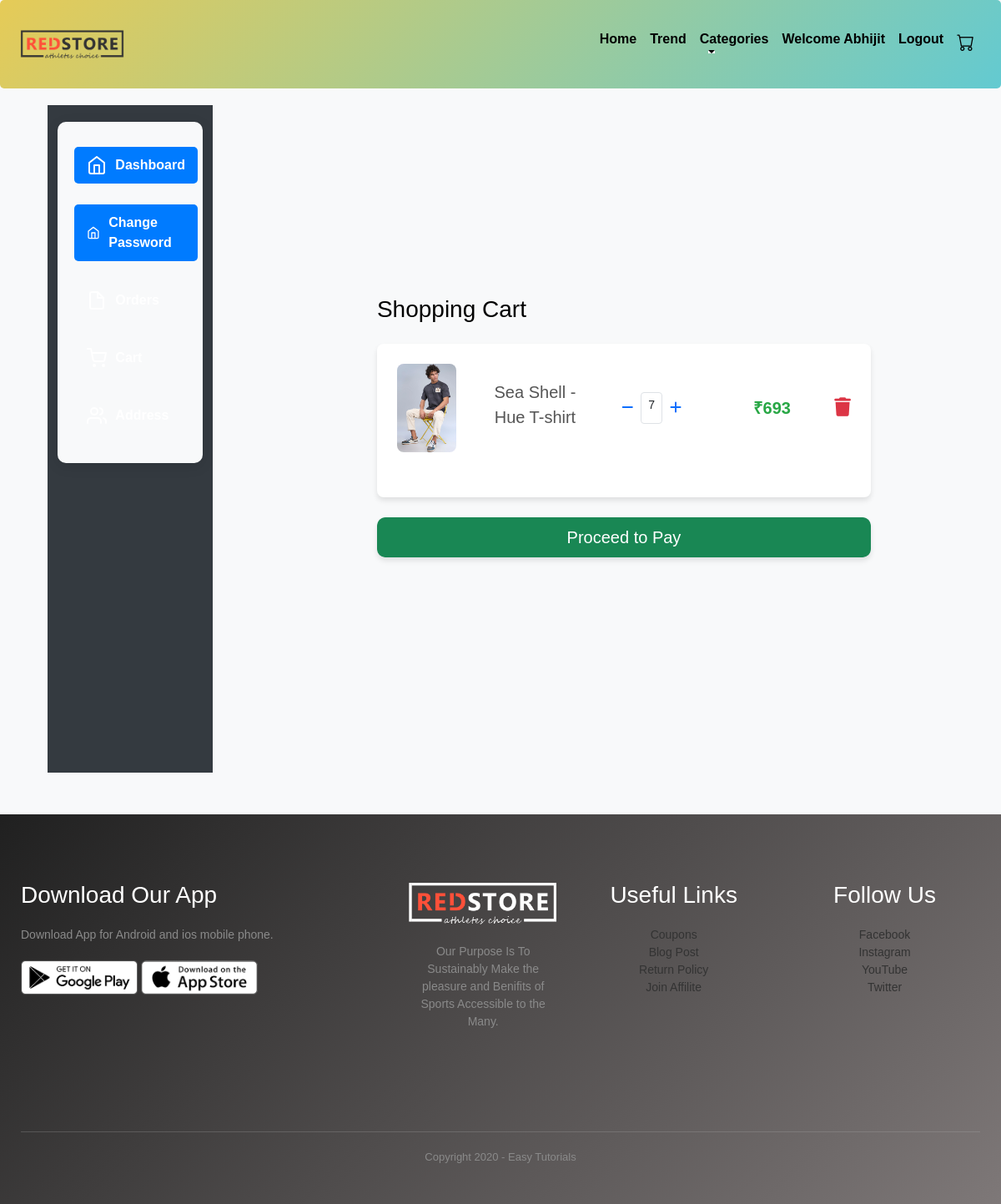
The page /view_cart/ (signed in) on the database its author committed.
### core/models.py (models this page shows, shortened)
class Cart(models.Model):
    user = models.ForeignKey(User, on_delete=models.CASCADE)
    product = models.ForeignKey(E_com, on_delete=models.CASCADE)
    quantity = models.PositiveIntegerField(default=1)
    size = models.CharField(max_length=3, choices=[
        ('S', 'S'), ('L', 'L'), ('M', 'M'), ('XL', 'XL'), ('XXL', 'XXL')
    ])
    @property
    def price_and_quantity_total(self):
        return self.product.discounted_price*self.quantity

class E_com(models.Model):
    CATEGORY_CHOICES = [
        ('MEN', 'Men'),
        ('WOMEN', 'Women'),
        ('KID', 'Kid'),
    ]
    name = models.CharField(max_length=100)
    category = models.CharField(max_length=20, choices=CATEGORY_CHOICES)
    small_description=models.CharField(max_length=300)
    description=models.TextField()
    original_price = models.IntegerField()
    discounted_price = models.IntegerField()
    E_com_image =models.ImageField(upload_to='E_com_images')  # As we are using image field we have to intall 'pillow'. And we have to Define MEDIA_URL in settings.py file so that all folder should save in media directory

### core/views.py (the view)
# urls.py: path('view_cart/',views.view_cart, name="viewcart"),
@login_required(login_url='/login/')
def view_cart(request):
    cart_items = Cart.objects.filter(user=request.user)      # cart_items will fetch product of current user, and show product available in the cart of the current user.
    total =0
    delhivery_charge =2000
    for item in cart_items:
        item.product.price_and_quantity_total = item.product.discounted_price * item.quantity
        total += item.product.price_and_quantity_total
    final_price= delhivery_charge + total
    return render(request, 'core/view_cart.html', {'cart_items': cart_items,'total':total,'final_price':final_price})

### core/templates/core/view_cart.html (shortened to what this page needs)
{% extends "core/base.html" %}
{% block content %}
<div class="container-fluid profile">
      <div class="row">
        <div class="col-md-2 d-none d-md-block sidebar" >
            <nav >
            <div class="sidebar-sticky">
                <ul class="nav flex-column">
                <li class="nav-item">
                    <a class="nav-link active" href="{% url "profile" %}">
                    Dashboard <span class="sr-only">(current)</span>
                    </a>
                </li>
                <li class="nav-item">
                    <a class="nav-link active" href="{% url "changepassword" %}">
                    Change Password <span class="sr-only">(current)</span>
                    </a>
                </li>
                <li class="nav-item">
                    <a class="nav-link " href="{% url "order" %}">
                    </a>
                </li>
                <li class="nav-item">
                    <a class="nav-link" href="{% url "viewcart" %}">
                    </a>
                </li>
                <li class="nav-item">
                    <a class="nav-link" href="{% url "address" %}">
                    </a>
                </li>
                </ul>
            </div>
            </nav>
        </div>
        <div class="col-md-8">
            <div class="container h-100 py-5">
                <div class="row d-flex justify-content-center align-items-center h-100">
                <div class="col-10">
                    <div class="d-flex justify-content-between align-items-center mb-4">
                    <h3 class="fw-normal mb-0 text-black text-primary">Shopping Cart</h3>
                    </div>
                {% for item in cart_items %}
                    <div class="card rounded-3 mb-4">
                        <div class="card-body p-4">
                        <div class="row d-flex justify-content-between align-items-center">
                        <div class="col-md-2 col-lg-2 col-xl-2">
                            <img
                            src="{{item.product.E_com_image.url}}"
                            class="img-fluid rounded-3" alt="Cotton T-shirt">
                        </div>
                        <div class="col-md-3 col-lg-3 col-xl-3">
                            <p class="lead fw-normal mb-2">{{item.product.name}}</p>
                        </div>
                        <div class="col-md-3 col-lg-3 col-xl-2 d-flex">
                            <button class="btn btn-link px-2">
                            <a href="{% url "delete_quantity" item.id %}"><i class="fas fa-minus"></i></a>
                            </button>
                            <div class="form-control form-control-sm">
                                {{item.quantity}}
                            </div>
                            <button class="btn btn-link px-2">
                             <a href="{% url "add_quantity" item.id %}"><i class="fas fa-plus"></i></a>
                            </button>
                        </div>
                        <div class="col-md-3 col-lg-2 col-xl-2 offset-lg-1 ">
                            <h5 class="mb-0">₹{{item.price_and_quantity_total}}</h5>
                        </div>
                        <div class="col-md-1 col-lg-1 col-xl-1 text-end">
                            <a href="{% url "deletecart" item.id %}" class="text-danger"><i class="fas fa-trash fa-lg"></i></a>
                        </div>
                        </div>
                    </div>
                    </div>
               {% endfor %}
                    <div class="card" style="text-align: center;">
                        <div >
                            <a href="{% url "checkout" %}">
                                <button type="button" class="btn btn-success btn-block btn-lg">Proceed to Pay</button>
                            </a>
                        </div>
                    </div>
                </div>
                </div>
            </div>
        </div>
      </div>
    </div>
{% endblock content %}

### core/templates/core/navbar.html (shortened to what this page needs)
<!DOCTYPE html>
{% load static %}
<html lang="en">
<head>
    <link rel="stylesheet" href="https://cdnjs.cloudflare.com/ajax/libs/font-awesome/4.7.0/css/font-awesome.css" />
    <link rel="stylesheet" href="{% static 'core/css/bootstrap.min.css' %}">
    <link rel="stylesheet" href="{% static 'core/css/style.css' %}">
    <link rel="stylesheet" href="https://cdnjs.cloudflare.com/ajax/libs/font-awesome/6.0.0/css/all.min.css">
    <link rel="stylesheet" href="https://cdn.jsdelivr.net/npm/bootstrap-icons@1.11.1/font/bootstrap-icons.css">
</head>
<body>
<nav class="navbar navbar-expand-lg navbar-light bg-light px-4">
    <a class="navbar-brand" href="{% url 'index' %}">
        <img src="{% static 'core/images/logo.png' %}" width="125px" alt="Logo">
    </a>
    <div class="collapse navbar-collapse" id="navbarSupportedContent">
        <ul class="navbar-nav ms-auto mb-2 mb-lg-0">
            <li class="nav-item">
                <a class="nav-link" href="{% url 'index' %}">Home</a>
            </li>
            <li class="nav-item">
                <a class="nav-link" href="{% url 'products' %}">Trend</a>
            </li>
            <li class="nav-item dropdown">
                <a class="nav-link dropdown-toggle" href="#" id="navbarDropdown" role="button"
                   data-bs-toggle="dropdown" aria-expanded="false">
                    Categories
                </a>
            </li>
            {% if request.user.is_authenticated %}
                <li class="nav-item active">
                    <a class="nav-link" href="{% url 'profile' %}">Welcome {{ request.user.first_name }}</a>
                </li>
                <li class="nav-item">
                    <a class="nav-link" href="{% url 'logout' %}">Logout</a>
                </li>
            {% endif %}
            <li class="nav-item">
                <a class="nav-link" href="{% url 'viewcart' %}">
                    <i class="bi bi-cart"></i>
                </a>
            </li>
        </ul>
    </div>
</nav>
</body>
</html>

### core/static/core/css/style.css (style rules this page uses)
* { margin: 0; padding: 0; box-sizing: border-box; }
body { font-family: 'Poppins', sans-serif; background-color: #fff; color: #333; }
a { text-decoration: none; color: inherit; }
.navbar { display: flex; align-items: center; justify-content: space-between; flex-wrap: wrap; background: linear-gradient(135deg, #e6cb57, #63cad1); padding: 15px 20px; border-radius: 5px; position: relative; }
.nav-link { color: #000; text-decoration: none; padding: 10px 14px; transition: all 0.3s ease; border-radius: 8px; position: relative; margin-top: 10px; font-weight: 600; }
.nav-link:hover, .nav-link.active { background-color: #73a8cc; color: #fff; }
.nav-item.dropdown { position: relative; }
p { color: #555; }
.container { max-width: 1300px; margin: auto; padding-left: 25px; padding-right: 25px; }
.row { display: flex; align-items: center; flex-wrap: wrap; justify-content: space-around; }
ul { list-style-type: none; padding: 0; }
body { font-family: Arial, sans-serif; background-color: #f8f9fa; }
.container { margin-top: 20px; }
.card { border: none; border-radius: 10px; overflow: hidden; transition: transform 0.3s ease-in-out, box-shadow 0.3s ease-in-out; box-shadow: 0 4px 6px rgba(0, 0, 0, 0.1); }
.card-body { text-align: center; padding: 15px; }

### core/static/core/css/viewcart.css (style rules this page uses)
body { font-family: 'Arial', sans-serif; background-color: #f8f9fa; margin: 0; padding: 0; }
.container-fluid.profile { padding: 20px; }
.sidebar { background-color: #343a40; height: 100vh; padding-top: 20px; }
.sidebar .nav-link { color: #ffffff; padding: 10px 15px; display: flex; align-items: center; font-size: 16px; }
.sidebar .nav-link svg { margin-right: 10px; }
.sidebar .nav-link.active { background-color: #007bff; border-radius: 5px; }
h3.text-primary { font-weight: bold; }
.card { border: none; border-radius: 10px; box-shadow: 0px 4px 8px rgba(0, 0, 0, 0.1); }
.card-body { padding: 20px; }
.card img { width: 80px; height: auto; border-radius: 5px; }
.lead { font-size: 18px; font-weight: bold; }
.btn-link { border: none; background: none; font-size: 18px; color: #007bff; transition: 0.3s; }
h5.mb-0 { font-weight: bold; color: #28a745; }
.text-danger { font-size: 18px; transition: 0.3s; }
.btn-success { background-color: #28a745; color: white; font-size: 18px; font-weight: bold; padding: 12px; border-radius: 5px; cursor: pointer; transition: background-color 0.3s ease; width: 100%; }

### core/static/core/css/checkout.css (style rules this page uses)
body { font-family: Arial, sans-serif; background-color: #f8f9fa; }
.container { margin-top: 20px; }
.card { border-radius: 10px; box-shadow: 0 4px 6px rgba(0, 0, 0, 0.1); transition: transform 0.3s ease-in-out, box-shadow 0.3s ease-in-out; margin-bottom: 20px; }

### core/static/core/css/products.css (style rules this page uses)
.row { display: flex; flex-wrap: wrap; justify-content: space-between; margin-bottom: 30px; }

### core/static/core/css/sidebar.css (style rules this page uses)
.nav.flex-column { background-color: #f8f9fa; padding: 20px; border-radius: 10px; box-shadow: 0 4px 16px rgba(0, 0, 0, 0.1); width: 100%; max-width: 260px; }
.nav-item { margin-bottom: 15px; }
.nav-link { position: relative; display: flex; align-items: center; color: #333; text-decoration: none; padding: 12px 14px; border-radius: 8px; font-size: 16px; transition: all 0.4s ease; overflow: hidden; }
.nav-link svg { margin-right: 10px; stroke: currentColor; transition: transform 0.4s ease, stroke 0.3s ease; }
.nav-link::after { content: ""; position: absolute; bottom: 5px; left: 14px; width: 0; height: 2px; background-color: #fff; transition: width 0.3s ease-in-out; }

### rows shown on the page
Cart: product.E_com_image (picture), product.name "Sea Shell - Hue T-shirt", quantity "7", price_and_quantity_total "693"

### other values the page prints
{{ request.user.first_name }} "Abhijit"
